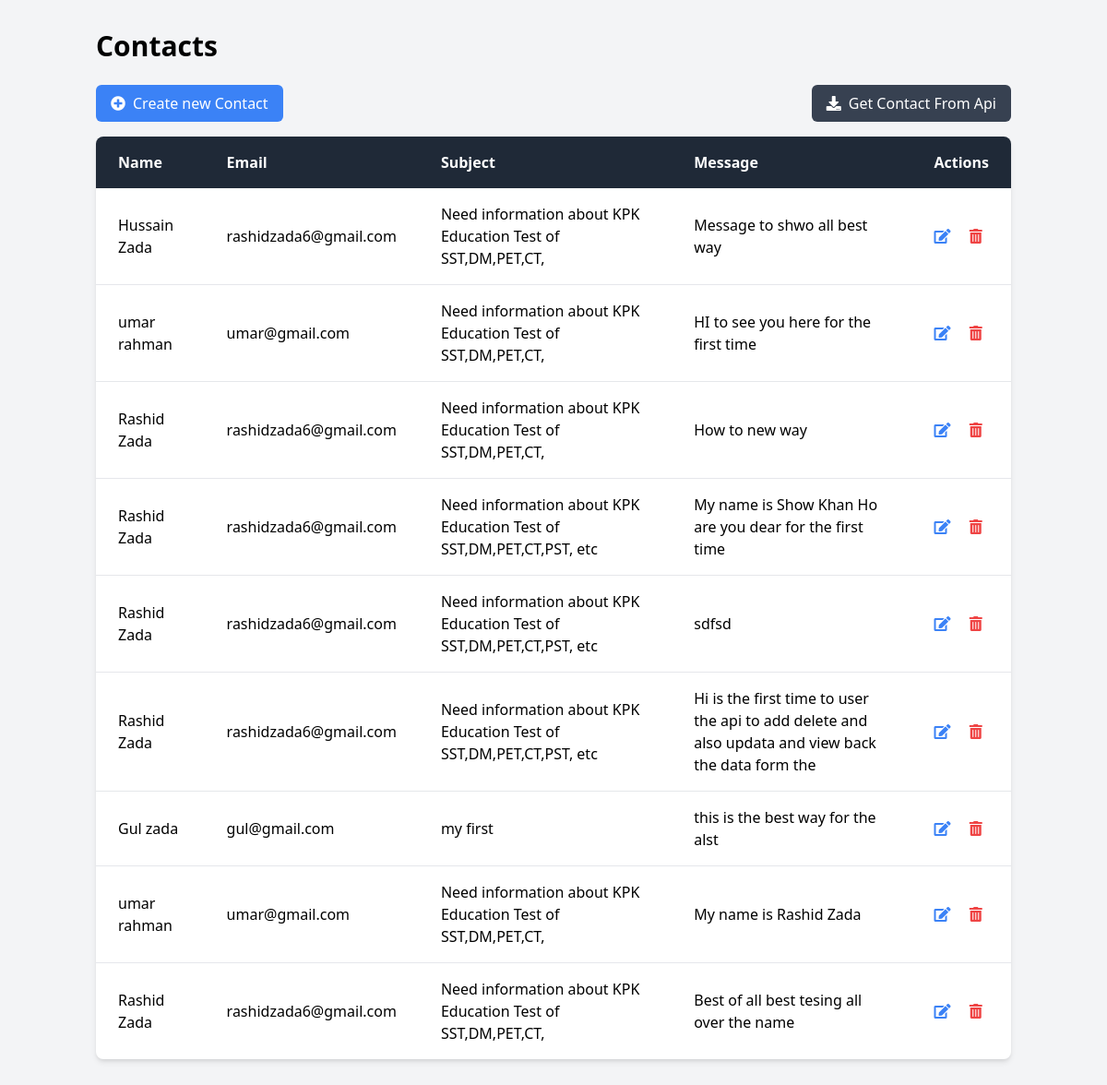
The page / on the database its author committed.
### app/models.py (models this page shows, shortened)
class Contact(models.Model):
    name = models.CharField(max_length=233)
    email = models.EmailField()
    subject = models.CharField(max_length=233)
    message = models.TextField()

### app/views.py (the view, shortened to what this page needs)
# urls.py: path('',views.IndexView.as_view(),name='index'),
class IndexView(View):
    def get(self, request):
        contacts = Contact.objects.all()
        context = {'message': 'hello hello', 'contacts': contacts}
        return render(request, 'index.html', context)

### templates/index.html (shortened to what this page needs)
<!DOCTYPE html>
<html lang="en">
<head>
    <link rel="stylesheet" href="https://cdnjs.cloudflare.com/ajax/libs/font-awesome/5.15.4/css/all.min.css">
    <link href="https://cdn.jsdelivr.net/npm/tailwindcss@2.2.19/dist/tailwind.min.css" rel="stylesheet">
</head>
<body class="bg-gray-100">
    <div class="container mx-auto px-4 py-8">
        <h1 class="text-3xl font-bold mb-6">Contacts</h1>
        <div class="flex justify-between items-center mb-4">
            <a href="{% url 'contact' %}" class="flex items-center bg-blue-500 text-white px-4 py-2 rounded-md hover:bg-blue-600">
                <i class="fas fa-plus-circle mr-2"></i> Create new Contact
            </a>
            <a href="{% url 'api_contact' %}" class="flex items-center bg-gray-700 text-white px-4 py-2 rounded-md hover:bg-gray-800">
                <i class="fas fa-download mr-2"></i> Get Contact From Api
            </a>
        </div>
        <table class="w-full bg-white shadow-md rounded-lg overflow-hidden">
            <thead class="bg-gray-800 text-white">
                <tr>
                    <th class="px-6 py-4 text-left">Name</th>
                    <th class="px-6 py-4 text-left">Email</th>
                    <th class="px-6 py-4 text-left">Subject</th>
                    <th class="px-6 py-4 text-left">Message</th>
                    <th class="px-6 py-4 text-left">Actions</th>
                </tr>
            </thead>
            <tbody class="divide-y divide-gray-200">
                {% for contact in contacts %}
                <tr>
                    <td class="px-6 py-4">{{ contact.name }}</td>
                    <td class="px-6 py-4">{{ contact.email }}</td>
                    <td class="px-6 py-4">{{ contact.subject }}</td>
                    <td class="px-6 py-4">{{ contact.message }}</td>
                    <td class="px-6 py-4">
                        <a href="{% url 'update_contact' contact.pk %}" class="text-blue-500 hover:text-blue-700 mr-4">
                            <i class="fas fa-edit"></i>
                        </a>
                        <a href="{% url 'delete_contact' contact.pk %}" class="text-red-500 hover:text-red-700">
                            <i class="fas fa-trash-alt"></i>
                        </a>
                    </td>
                </tr>
                {% endfor %}
            </tbody>
        </table>
    </div>
</body>
</html>

### rows shown on the page
Contact: name "Hussain Zada", email "rashidzada6@gmail.com", subject "Need information about KPK Education Test of SST,DM,PET,CT,", message "Message to shwo all best way"
Contact: name "umar rahman", email "umar@gmail.com", subject "Need information about KPK Education Test of SST,DM,PET,CT,", message "HI to see you here for the first time"
Contact: name "Rashid Zada", email "rashidzada6@gmail.com", subject "Need information about KPK Education Test of SST,DM,PET,CT,", message "How to new way"
Contact: name "Rashid Zada", email "rashidzada6@gmail.com", subject "Need information about KPK Education Test of SST,DM,PET,CT,PST, etc", message "My name is Show Khan Ho are you dear for the first time"
Contact: name "Rashid Zada", email "rashidzada6@gmail.com", subject "Need information about KPK Education Test of SST,DM,PET,CT,PST, etc", message "sdfsd"
Contact: name "Rashid Zada", email "rashidzada6@gmail.com", subject "Need information about KPK Education Test of SST,DM,PET,CT,PST, etc", message "Hi is the first time to user the api to add delete and also updata and view back the data form the"
Contact: name "Gul zada", email "gul@gmail.com", subject "my first", message "this is the best way for the alst"
Contact: name "umar rahman", email "umar@gmail.com", subject "Need information about KPK Education Test of SST,DM,PET,CT,", message "My name is Rashid Zada"
Contact: name "Rashid Zada", email "rashidzada6@gmail.com", subject "Need information about KPK Education Test of SST,DM,PET,CT,", message "Best of all best tesing all over the name"
